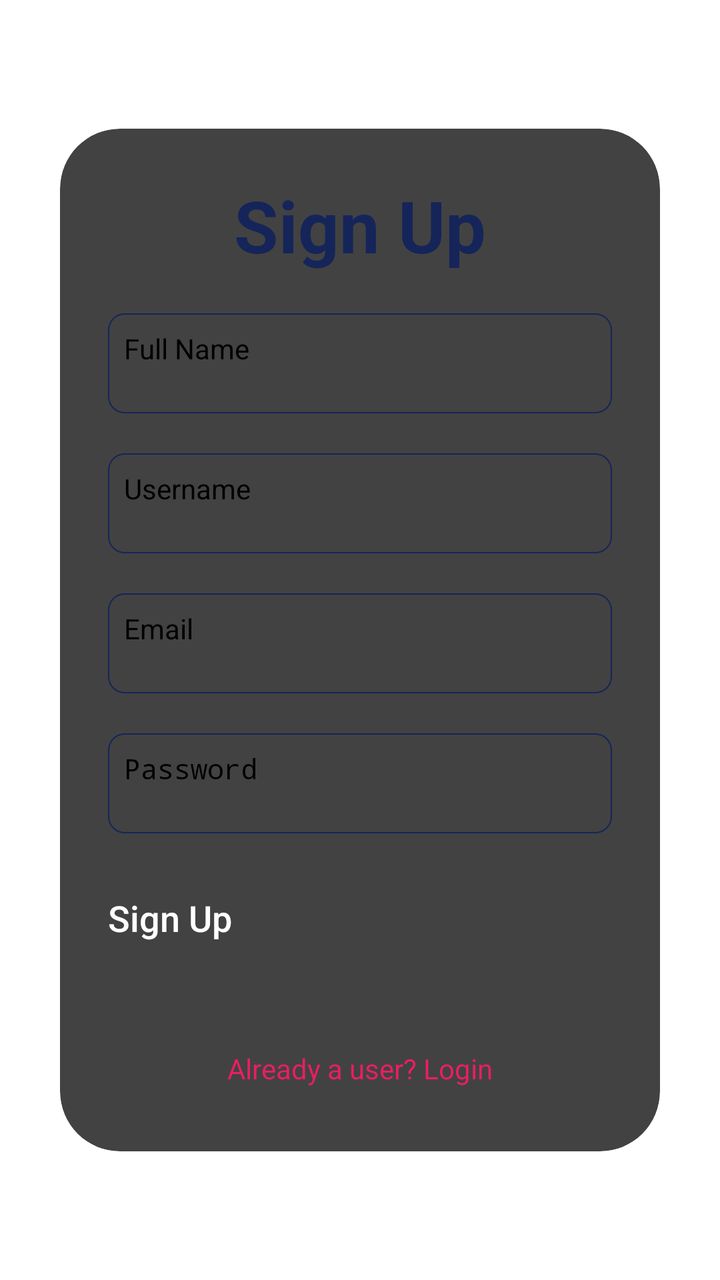
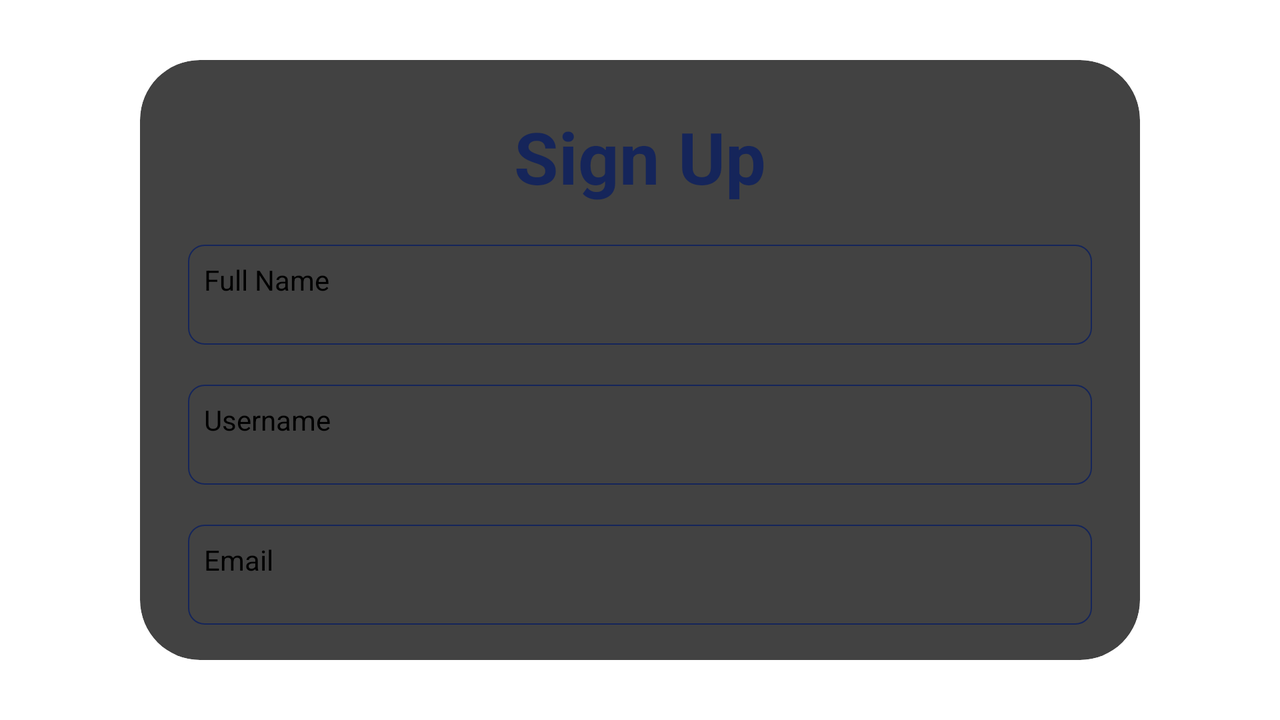

The same Android screen from two of the app's own layout files: first res/layout/ as a phone draws it, then the repository's variant for another configuration, drawn on a device whose configuration selects that folder. Both files follow.
<!-- AndroidManifest.xml: application theme Theme.GeoNotif -->
<!-- res/layout/activity_signup.xml -->
<?xml version="1.0" encoding="utf-8"?>
<LinearLayout xmlns:android="http://schemas.android.com/apk/res/android"
    xmlns:app="http://schemas.android.com/apk/res-auto"
    xmlns:tools="http://schemas.android.com/tools"
    android:layout_width="match_parent"
    android:layout_height="match_parent"
    android:gravity="center"
    android:orientation="vertical"
    tools:context=".SignupActivity">

    <androidx.cardview.widget.CardView
        android:layout_width="match_parent"
        android:layout_height="wrap_content"
        android:layout_margin="30dp"
        android:background="@drawable/custom_edittext"
        app:cardCornerRadius="30dp"
        app:cardElevation="20dp">

        <LinearLayout
            android:layout_width="match_parent"
            android:layout_height="wrap_content"
            android:layout_gravity="center_horizontal"
            android:orientation="vertical"
            android:padding="24dp">

            <TextView
                android:layout_width="match_parent"
                android:layout_height="wrap_content"
                android:text="Sign Up"
                android:textAlignment="center"
                android:textColor="@color/primary_text"
                android:textSize="36sp"
                android:textStyle="bold" />

            <EditText
                android:id="@+id/fullnameEditText"
                android:layout_width="match_parent"
                android:layout_height="50dp"
                android:layout_marginTop="20dp"
                android:background="@drawable/custom_edittext"
                android:drawablePadding="8dp"
                android:hint="Full Name"
                android:padding="8dp"
                android:textColor="@color/black"
                android:textColorHighlight="@color/cardview_dark_background"
                android:textSize="14sp" />


            <EditText
                android:id="@+id/usernameEditText"
                android:layout_width="match_parent"
                android:layout_height="50dp"
                android:layout_marginTop="20dp"
                android:background="@drawable/custom_edittext"
                android:drawablePadding="8dp"
                android:hint="Username"
                android:padding="8dp"
                android:textColor="@color/black"
                android:textColorHighlight="@color/cardview_dark_background"
                android:textSize="14sp"/>


            <EditText
                android:id="@+id/emailEditText"
                android:layout_width="match_parent"
                android:layout_height="50dp"
                android:layout_marginTop="20dp"
                android:background="@drawable/custom_edittext"
                android:drawablePadding="8dp"
                android:hint="Email"
                android:padding="8dp"
                android:textColor="@color/black"
                android:textColorHighlight="@color/cardview_dark_background"
                android:textSize="14sp"/>


            <EditText
                android:id="@+id/passwordEditText"
                android:layout_width="match_parent"
                android:layout_height="50dp"
                android:layout_marginTop="20dp"
                android:background="@drawable/custom_edittext"
                android:drawablePadding="8dp"
                android:hint="Password"
                android:inputType="textPassword"
                android:padding="8dp"
                android:textColor="@color/black"
                android:textColorHighlight="@color/cardview_dark_background"
                android:textSize="14sp"/>

            <Button
                android:id="@+id/registerButton"
                android:layout_width="match_parent"
                android:layout_height="60dp"
                android:layout_marginTop="30dp"
                android:backgroundTint="@color/primary_text"
                android:text="Sign Up"
                android:fontFamily="sans-serif-medium"
                android:textAllCaps="false"
                android:textColor="@color/white"
                android:textSize="18sp"
                app:cornerRadius="20dp"
                app:rippleColor="@color/button_ripple"
                app:strokeColor="@color/button_stroke"
                app:strokeWidth="0.5dp" />

            <TextView
                android:id="@+id/loginTextView"
                android:layout_width="wrap_content"
                android:layout_height="wrap_content"
                android:layout_gravity="center"
                android:layout_marginTop="10dp"
                android:padding="8dp"
                android:text="Already a user? Login"
                android:textColor="@color/primary_highlight"
                android:textSize="14sp" />
        </LinearLayout>
    </androidx.cardview.widget.CardView>

</LinearLayout>
<!-- resources referenced by this layout -->
<resources>
  <color name="black">#FF000000</color>
  <color name="button_ripple">#E1E2E6</color>
  <color name="button_stroke">#15255A</color>
  <color name="primary_highlight">#E91E63</color>
  <color name="primary_text">#15255A</color>
  <color name="white">#FFFFFFFF</color>
  <!-- drawable custom_edittext (drawable) -->
  <?xml version="1.0" encoding="utf-8"?>
  <shape xmlns:android="http://schemas.android.com/apk/res/android"
      android:shape="rectangle">
  
      <stroke
          android:width="0.5dp"
          android:color="@color/primary_text" />
      <corners android:radius="8dp" />
  </shape>
  <style name="Theme.GeoNotif" parent="Theme.MaterialComponents.Light.NoActionBar">
          
          <item name="colorPrimary">@color/primary_highlight</item>
          <item name="colorPrimaryVariant">@color/purple_700</item>
          <item name="colorOnPrimary">@color/black</item>
          
          <item name="colorSecondary">@color/teal_200</item>
          <item name="colorSecondaryVariant">@color/teal_200</item>
          <item name="colorOnSecondary">@color/black</item>
          
          <item name="android:statusBarColor">@color/primary</item>
          
      </style>
  <color name="purple_700">#FF3700B3</color>
  <color name="teal_200">#FF03DAC5</color>
  <color name="primary">#15255A</color>
</resources>
<!-- res/layout-land/activity_signup.xml (the repository's variant of the layout above) -->
<!-- drawn on the phone turned sideways -->
<?xml version="1.0" encoding="utf-8"?>
<LinearLayout xmlns:android="http://schemas.android.com/apk/res/android"
    xmlns:app="http://schemas.android.com/apk/res-auto"
    xmlns:tools="http://schemas.android.com/tools"
    android:layout_width="match_parent"
    android:layout_height="match_parent"
    android:gravity="center"
    android:orientation="vertical"
    tools:context=".SignupActivity">

    <androidx.cardview.widget.CardView
        android:layout_width="500dp"
        android:layout_height="wrap_content"
        android:layout_margin="30dp"
        android:background="@drawable/custom_edittext"
        app:cardCornerRadius="30dp"
        app:cardElevation="20dp">

        <ScrollView
            android:layout_width="match_parent"
            android:layout_height="wrap_content">
            <LinearLayout
                android:layout_width="match_parent"
                android:layout_height="wrap_content"
                android:layout_gravity="center_horizontal"
                android:orientation="vertical"
                android:padding="24dp">

                <TextView
                    android:layout_width="match_parent"
                    android:layout_height="wrap_content"
                    android:text="Sign Up"
                    android:textAlignment="center"
                    android:textColor="@color/primary_text"
                    android:textSize="36sp"
                    android:textStyle="bold" />

                <EditText
                    android:id="@+id/fullnameEditText"
                    android:layout_width="match_parent"
                    android:layout_height="50dp"
                    android:layout_marginTop="20dp"
                    android:background="@drawable/custom_edittext"
                    android:drawablePadding="8dp"
                    android:hint="Full Name"
                    android:padding="8dp"
                    android:textColor="@color/black"
                    android:textColorHighlight="@color/cardview_dark_background"
                    android:textSize="14sp" />


                <EditText
                    android:id="@+id/usernameEditText"
                    android:layout_width="match_parent"
                    android:layout_height="50dp"
                    android:layout_marginTop="20dp"
                    android:background="@drawable/custom_edittext"
                    android:drawablePadding="8dp"
                    android:hint="Username"
                    android:padding="8dp"
                    android:textColor="@color/black"
                    android:textColorHighlight="@color/cardview_dark_background"
                    android:textSize="14sp"/>


                <EditText
                    android:id="@+id/emailEditText"
                    android:layout_width="match_parent"
                    android:layout_height="50dp"
                    android:layout_marginTop="20dp"
                    android:background="@drawable/custom_edittext"
                    android:drawablePadding="8dp"
                    android:hint="Email"
                    android:padding="8dp"
                    android:textColor="@color/black"
                    android:textColorHighlight="@color/cardview_dark_background"
                    android:textSize="14sp"/>


                <EditText
                    android:id="@+id/passwordEditText"
                    android:layout_width="match_parent"
                    android:layout_height="50dp"
                    android:layout_marginTop="20dp"
                    android:background="@drawable/custom_edittext"
                    android:drawablePadding="8dp"
                    android:inputType="textPassword"
                    android:hint="Password"
                    android:padding="8dp"
                    android:textColor="@color/black"
                    android:textColorHighlight="@color/cardview_dark_background"
                    android:textSize="14sp"/>

                <Button
                    android:id="@+id/registerButton"
                    android:layout_width="match_parent"
                    android:layout_height="60dp"
                    android:layout_marginTop="30dp"
                    android:backgroundTint="@color/primary_text"
                    android:text="Sign Up"
                    android:fontFamily="sans-serif-medium"
                    android:textAllCaps="false"
                    android:textColor="@color/white"
                    android:textSize="18sp"
                    app:cornerRadius="20dp"
                    app:rippleColor="@color/button_ripple"
                    app:strokeColor="@color/button_stroke"
                    app:strokeWidth="0.5dp" />

                <TextView
                    android:id="@+id/loginTextView"
                    android:layout_width="wrap_content"
                    android:layout_height="wrap_content"
                    android:layout_gravity="center"
                    android:layout_marginTop="10dp"
                    android:padding="8dp"
                    android:text="Already a user? Login"
                    android:textColor="@color/primary_highlight"
                    android:textSize="14sp" />
            </LinearLayout>
        </ScrollView>
    </androidx.cardview.widget.CardView>

</LinearLayout>
